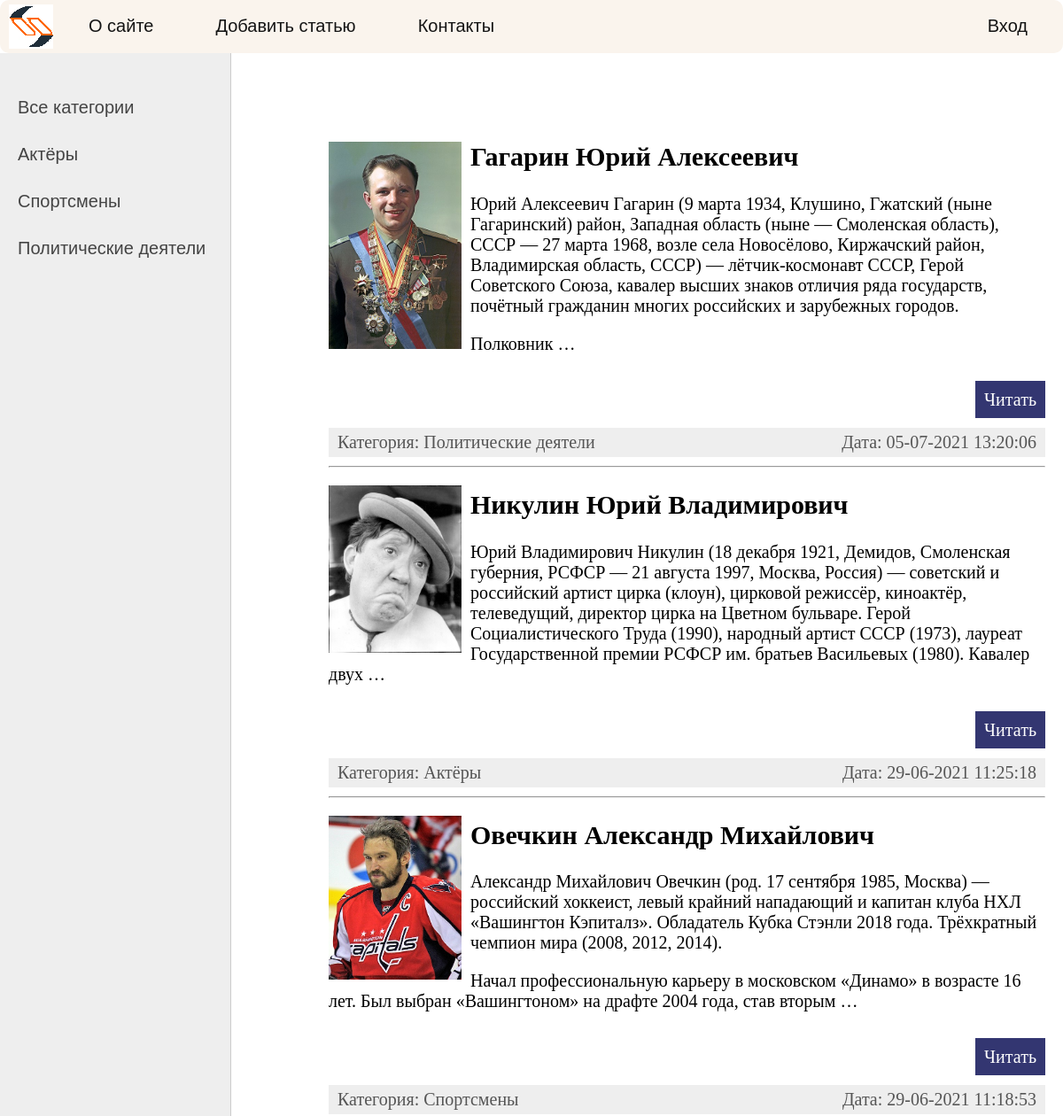
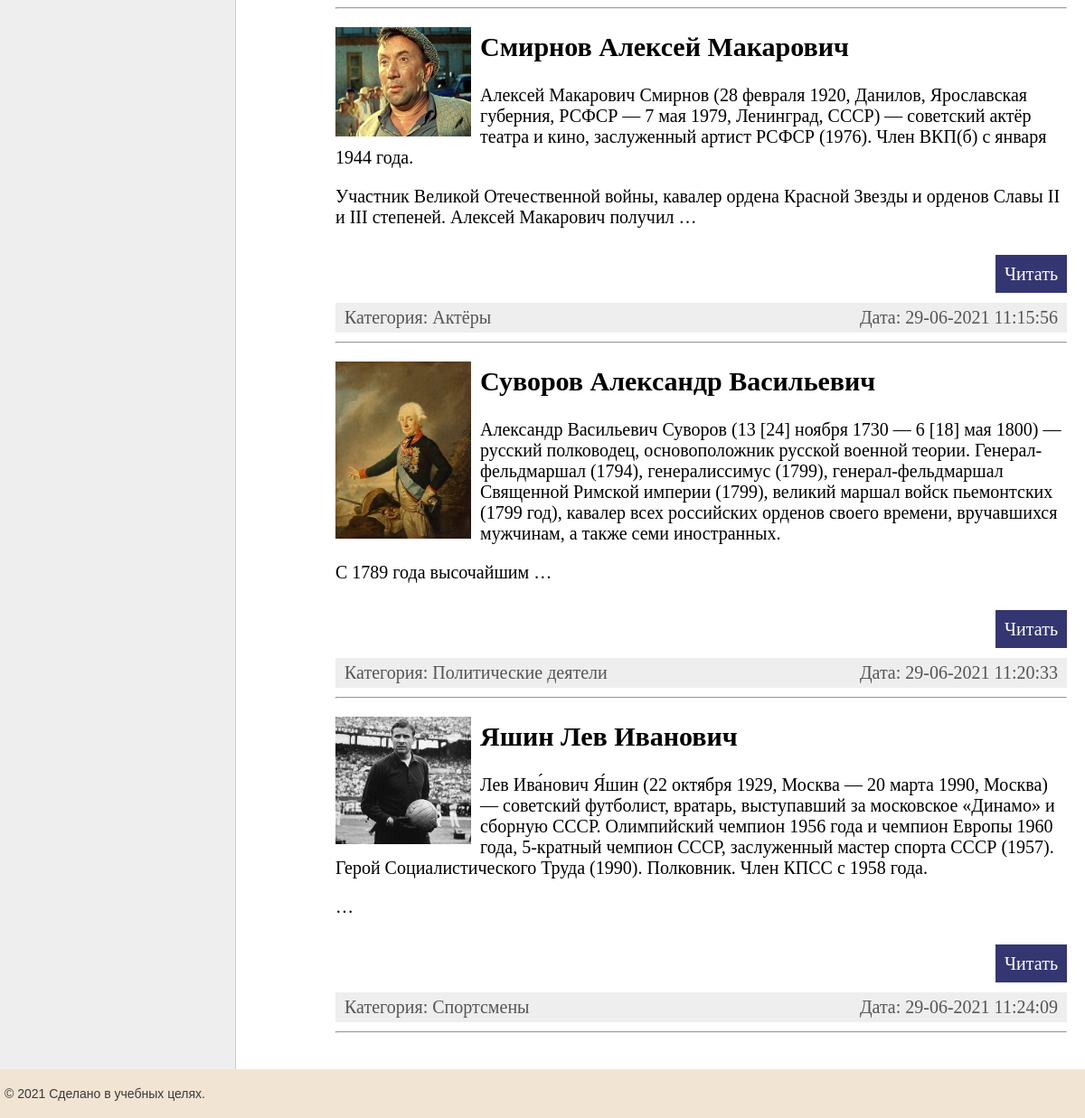
The page / on the database its author committed (2 pictures, top to bottom).
### mens/models.py (models this page shows, shortened)
class Category(models.Model):
    name = models.CharField(max_length=100, db_index=True)
    slug = models.SlugField(max_length=255, unique=True, db_index=True, verbose_name="URL")
    def __str__(self):
        return self.name
    def get_absolute_url(self):
        return reverse('category', kwargs={'cat_id': self.pk})
    class Meta:
        verbose_name = 'Category'
        ordering = ['id']

class Mens(models.Model):
    title = models.CharField(max_length=255)
    slug = models.SlugField(max_length=255, unique=True, db_index=True, verbose_name="URL")
    content = models.TextField(blank=True)
    photo = models.ImageField(upload_to="photos/%d/%m/%Y/")
    time_create = models.DateTimeField(auto_now_add=True)
    time_update = models.DateTimeField(auto_now=True)
    is_published = models.BooleanField(default=True)
    cat = models.ForeignKey('Category', on_delete=models.PROTECT)
    def get_absolute_url(self):
        return reverse('post', kwargs={'post_slug': self.slug})
    class Meta:
        verbose_name = 'Famous Men'
        verbose_name_plural = 'Famous Men'
        ordering = ['title', 'time_create']

### mens/views.py (the view)
# urls.py: path('', MensHome.as_view(), name = 'home'),
class MensHome(ListView):
    model = Mens
    template_name = 'mens/index.html'
    context_object_name = 'post'
    def get_context_data(self, *, object_list=None, **kwargs):
        context = super().get_context_data(**kwargs)
        context['menu'] = menu
        context['cat_selected'] = 0
        return context
    def get_queryset(self):
        return Mens.objects.filter(is_published=True)

### mens/templatetags/mens_tags.py (called while the page is built)
@register.inclusion_tag('mens/list_categories.html')
def show_categories(sort=None, cat_celected=0):
    if not sort:
        cats = Category.objects.all()
    else:
        cats = Category.objects.order_by(sort)
    return {'cats': cats, 'cat_celected': cat_celected}

### mens/templates/mens/index.html (shortened to what this page needs)
{% extends 'mens/base.html'%}
{%block content %}
<ul>
    {% for p in post%}
        {% if p.photo %}
        <p><img class="img-article-left thumb" src="{{p.photo.url}}"></p>
        {% endif %}
        <h2> {{p.title}}</h2>
        <p>{{p.content|linebreaks|truncatewords:50}}</p>
        <p class="link-read-post"><a href="{{ p.get_absolute_url }}"> Читать</a></p>
        <div class="article-panel">
        <p class="first">Категория: {{p.cat}}</p>
        <p class="last">Дата: {{p.time_update|date:"d-m-Y H:i:s"}}</p>
        </div>
        <hr>
    {% endfor %}
</ul>
{% endblock%}

### mens/templates/mens/base.html (shortened to what this page needs)
{% load static %}
{% load mens_tags %}
<!DOCTYPE html>
<html>
<head>
	<link type="text/css" href="{% static 'mens/css/styles.css' %}" rel="stylesheet" />
</head>
<body>
<table class="table-page" border=0 cellpadding="0" cellspacing="0">
<tr><td valign=top>
{% block mainmenu %}
		<div class="header">
			<ul id="mainmenu" class="mainmenu">
			<li class="logo"><a href="{% url 'home' %}"><div class="logo"></div></a></li>
{% for m in menu %}
	{% if not forloop.last %}
			<li><a href="{% url m.url_name %}">{{m.title}}</a></li>
	{% else %}
			<li class="last"><a href="{% url m.url_name %}">{{m.title}}</a></li>
	{% endif %}
{% endfor %}
			</ul>
		</div>
{% endblock mainmenu %}
<table class="table-content" border=0 cellpadding="0" cellspacing="0">
<tr>
	<td valign="top" class="left-chapters">
	<ul id="leftchapters">
		{% if cat_celected == 0%}
			<li class="celected">Все категории</li>
		{% else %}
			<li><a href="{% url 'home' %}">Все категории</a></li>
		{% endif %}
{% show_categories cat_celected=cat_celected %}
	</ul>
</td>
<td valign="top" class="content">
	<div class="content-text">
{% block content %}
{% endblock %}
	</div>
</td></tr></table>
</td></tr>
<tr><td valign=top>
	<div id="footer">
		<p> © 2021 Сделано в учебных целях.</p>
		</div>
</td></tr></table>
</body>
</html>

### mens/templates/mens/list_categories.html
{% for c in cats %}
	{% if c.pk == cat_celected %}
	<li class="selected">{{c.name}}</li>
	{% else %}
	<li><a href="{{ c.get_absolute_url }}">{{c.name}}</a></li>
	{% endif %}
{% endfor %}

### mens/static/mens/css/styles.css (style rules this page uses)
html, body { font-family: 'Arial'; margin: 0; padding: 0; height: 100%; width: 100%; color: #444; }
a { color: #0059b2; text-decoration: none; }
img { max-width: 600px; height: auto; }
img.img-article-left { max-width: 300px; height: auto; float: left; padding: 0 10px 10px 0; }
img.img-article-left.thumb { max-width: 150px; height: auto; }
p.link-read-post { text-align: right; }
p.link-read-post a { padding: 10px; min-width: 100px; background: #333671; color: #fff; text-decoration: none; }
div.article-panel { background: #eee; padding: 5px 10px 5px 10px; box-sizing border-box; overflow: hidden; color: #555; }
div.article-panel p.first { margin: 0; float: left; }
div.article-panel p.last { margin: 0; float: right; }
.table-page { width: 100%; height: 100%; vertical-align: top; }
.table-page tr { height: 100%; }
.header { margin: 0 auto; width: 1200px; height: 80px; right: 0px; top: 88px; background: #faf4ed; height: 60px; border-radius: 10px; box-sizing: border-box; }
.logo { background: url('../images/logo1.png') no-repeat 10px 5px; width: 70px; height: 60px; }
ul.mainmenu { list-style: none; margin: 0; padding: 0; height: 60px; color: #fdc073; font-size: 20px; overflow: hidden; }
ul.mainmenu li { float: left; margin: 18px 40px 0 30px; }
ul.mainmenu li.logo { margin: 0; }
ul.mainmenu li.last { float: right; }
ul.mainmenu li a { color: #141414; text-decoration: none; }
.table-content { width: 100%; min-height: 100%; height: 100%; }
.left-chapters { margin: 0; background: #eee; border-right: 1px solid #ccc; min-height: 100%; }
.left-chapters ul { width: 230px; min-height: 100%; margin: 0; padding: 20px 10px 10px 20px; list-style: none; font-size: 20px; }
.left-chapters ul li { margin: 30px 0 0 0; color: #999; }
.left-chapters ul li a { color: #444; text-decoration: none; }
.content { padding: 40px 20px 20px 40px; width: 100%; box-sizing: border-box; }
.content-text { margin: 60px 0 0 30px; color: #000; font-size: 20px; font-family: Yandex Sans Display Light; }
#footer { box-sizing: border-box; background: #f2e4d3; padding: 5px; color: #3a393b; font-size: 14px; font-family: Verdana, Geneva, Arial, Helvetica; text-align: left; overflow: hidden; }

### rows shown on the page
Category: name "Актёры"
Category: name "Спортсмены"
Category: name "Политические деятели"
Mens: photo (picture), title "Гагарин Юрий Алексеевич", content "Юрий Алексеевич Гагарин (9 марта 1934, Клушино, Гжатский (ныне Гагаринский) район, Западная область (ныне — Смоленская область), СССР — 27 марта 1968, возле села Новосёлово, Киржачский район, Владимирская область, СССР) — лётчик-космонавт СССР, Герой Советского Союза, кавалер высших знаков отличия ряда государств, почётный гражданин многих российских и зарубежных городов. Полковник …", cat "Политические деятели", time_update "05-07-2021 13:20:06"
Mens: photo (picture), title "Никулин Юрий Владимирович", content "Юрий Владимирович Никулин (18 декабря 1921, Демидов, Смоленская губерния, РСФСР — 21 августа 1997, Москва, Россия) — советский и российский артист цирка (клоун), цирковой режиссёр, киноактёр, телеведущий, директор цирка на Цветном бульваре. Герой Социалистического Труда (1990), народный артист СССР (1973), лауреат Государственной премии РСФСР им. братьев Васильевых (1980). Кавалер двух …", cat "Актёры", time_update "29-06-2021 11:25:18"
Mens: photo (picture), title "Овечкин Александр Михайлович", content "Александр Михайлович Овечкин (род. 17 сентября 1985, Москва) — российский хоккеист, левый крайний нападающий и капитан клуба НХЛ «Вашингтон Кэпиталз». Обладатель Кубка Стэнли 2018 года. Трёхкратный чемпион мира (2008, 2012, 2014). Начал профессиональную карьеру в московском «Динамо» в возрасте 16 лет. Был выбран «Вашингтоном» на драфте 2004 года, став вторым …", cat "Спортсмены", time_update "29-06-2021 11:18:53"
Mens: photo (picture), title "Смирнов Алексей Макарович", content "Алексей Макарович Смирнов (28 февраля 1920, Данилов, Ярославская губерния, РСФСР — 7 мая 1979, Ленинград, СССР) — советский актёр театра и кино, заслуженный артист РСФСР (1976). Член ВКП(б) с января 1944 года. Участник Великой Отечественной войны, кавалер ордена Красной Звезды и орденов Славы II и III степеней. Алексей Макарович получил …", cat "Актёры", time_update "29-06-2021 11:15:56"
Mens: photo (picture), title "Суворов Александр Васильевич", content "Александр Васильевич Суворов (13 [24] ноября 1730 — 6 [18] мая 1800) — русский полководец, основоположник русской военной теории. Генерал-фельдмаршал (1794), генералиссимус (1799), генерал-фельдмаршал Священной Римской империи (1799), великий маршал войск пьемонтских (1799 год), кавалер всех российских орденов своего времени, вручавшихся мужчинам, а также семи иностранных. С 1789 года высочайшим …", cat "Политические деятели", time_update "29-06-2021 11:20:33"
Mens: photo (picture), title "Яшин Лев Иванович", content "Лев Ива́нович Я́шин (22 октября 1929, Москва — 20 марта 1990, Москва) — советский футболист, вратарь, выступавший за московское «Динамо» и сборную СССР. Олимпийский чемпион 1956 года и чемпион Европы 1960 года, 5-кратный чемпион СССР, заслуженный мастер спорта СССР (1957). Герой Социалистического Труда (1990). Полковник. Член КПСС с 1958 года. …", cat "Спортсмены", time_update "29-06-2021 11:24:09"

### other values the page prints
{{ m.title }} "О сайте" "Добавить статью" "Контакты"
{{ m.title }} "Вход"
